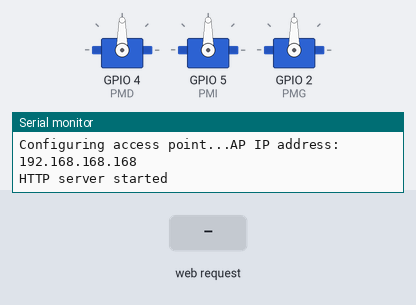
A sketch run on a simulated ESP8266 (NodeMCU). Parts: 3 × servo, the last lines printed to the serial monitor. The test bench sets the inputs (shaded band).

Above: at 1.2 s.
1.3 s: HTTP request GET /ledon received
At 2.4 s:
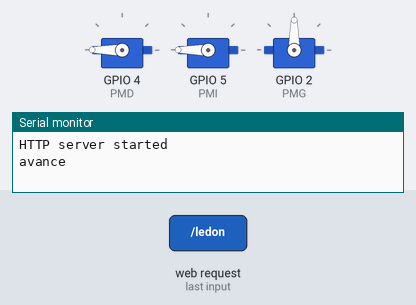
2.8 s: HTTP request GET /retroceder received
At 3.5 s:
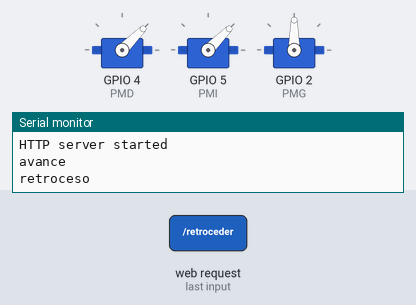
4.3 s: HTTP request GET /izquierda received
At 4.7 s:
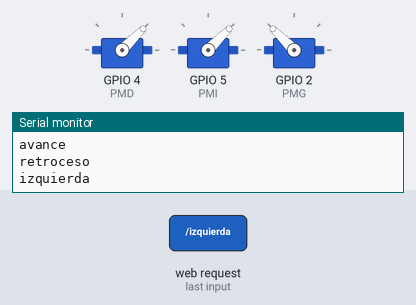
5.8 s: HTTP request GET /ledoff received
At 7.0 s:
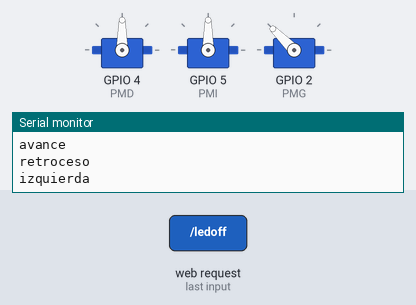
7.3 s: HTTP request GET /derecha received
At 8.2 s:
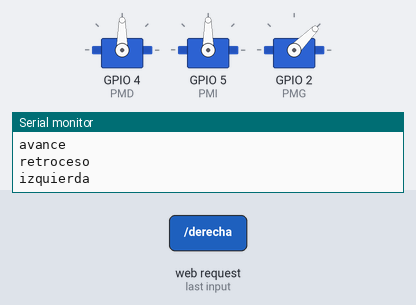
8.8 s: HTTP request GET /centro received
At 9.3 s:
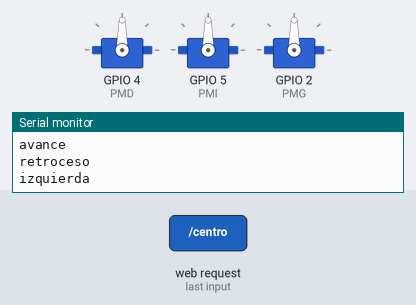
Timing chart, 0 to 11.3 s (numbered marks = the images above; inputs shaded):
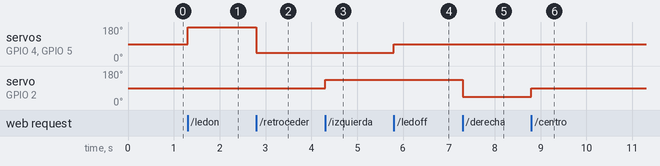

Measured:
- after the input at 1.3 s, servo on GPIO 4 (PMD), servo on GPIO 5 (PMI): 90° → 180° at once
- after the input at 2.8 s, servo on GPIO 4 (PMD), servo on GPIO 5 (PMI): 180° → 45° at once
- after the input at 4.3 s, servo on GPIO 2 (PMG): 90° → 135° at once
- after the input at 5.8 s, servo on GPIO 4 (PMD), servo on GPIO 5 (PMI): 45° → 90° at once
- after the input at 7.3 s, servo on GPIO 2 (PMG): 135° → 45° at once
- after the input at 8.8 s, servo on GPIO 2 (PMG): 45° → 90° at once

The sketch:

portal_cautivo_control_AUTO.ino
```cpp
//====================================
//ESP8266 Access Point Control of LED
//====================================
#include <ESP8266WiFi.h>
#include <WiFiClient.h>
#include <ESP8266WebServer.h>
#include "Arduino.h"
#include <Servo.h>
Servo motorD;  // crea el objeto servo
Servo motorI;  // crea el objeto servo
Servo motorG;  // crea el objeto servo
#define PMD 4 // vincula el servo al pin D2 Esp8266
#define PMI 5 // vincula el servo al pin D1 Esp8266
#define PMG 2 // vincula el servo al pin D4 Esp8266

//user interface HTML code----------------
String html = R"***(
<!DOCTYPE html><html><head><title>:: CONTROL AUTO :: </title>
<html>
 <head>

  <title>CONTROL AUTO</title>
  <style>

    .centrado{text-align:center;border:1px dotted #000; padding:8px;}

    center{margin:16px 0;}
  </style>
</head>
  <body bgcolor=black>
   <br> </br>
     <br> </br>
  <center>
    <h1>SWITCH AUTO</h1> <style> h1 {color: white;}</style>
     <br> </br>
     <br> </br>
      <br> </br>
     <br> </br>
    </center>
     <p><a href=/ledon>AVANZAR</a></p> <style>  a {color: white;}</style>
     </center>
     <br> </br>
     <br> </br>
     <center>
    <p><a href=/ledoff>DETENER</a> &nbsp;&nbsp;&nbsp;&nbsp;&nbsp;&nbsp;&nbsp;&nbsp;&nbsp;&nbsp;&nbsp;&nbsp;<a href=/derecha> DERECHA</a> &nbsp;&nbsp;&nbsp;&nbsp;&nbsp;&nbsp;&nbsp;&nbsp;  <a href=/centro>CENTRO</a> &nbsp;&nbsp;&nbsp;&nbsp;&nbsp;&nbsp;&nbsp;&nbsp;   <a href=/izquierda>IZQUIERDA</a>    </p>
    <br> </br>
     <br> </br>
     <br> </br>
   </center>
    <p><a href=/retroceder>ATRAS</a></p>
    <br> </br>
     <br> </br>
  </body>
</html>
)***";
//--------------------------------------

const char* ssid = "Control Auto";
IPAddress IPaddr (192, 168, 168, 168);
IPAddress IPmask(255, 255, 255, 0);
ESP8266WebServer server(80);
//--------------------------------------
void handleRoot()
{
  server.send(200, "text/html", html);
}
void ledon()
{
  //digitalWrite(led, 1);
  forward();
  server.send(200, "text/html", html);
}
void retroceder()
{
  //digitalWrite(led, 0);
 backward();
  server.send(200, "text/html", html);
}
void ledoff()
{
  //digitalWrite(led, 0);
  Stop();
  server.send(200, "text/html", html);
}

void derecha()
{
  //digitalWrite(led, 0);
 right();
  server.send(200, "text/html", html);
}
void izquierda()
{
  //digitalWrite(led, 0);
  left();
  server.send(200, "text/html", html);
}
void centro()
{
  //digitalWrite(led, 0);
  center();
  server.send(200, "text/html", html);
}
//===============================================
void setup()
{
//  pinMode(led, OUTPUT); delay(1000);
	Serial.begin(115200);
	Serial.println();
	Serial.print("Configuring access point...");
  WiFi.softAP(ssid);
  WiFi.softAPConfig(IPaddr, IPaddr, IPmask);
	IPAddress myIP = WiFi.softAPIP();
	Serial.print("AP IP address: ");
	Serial.println(myIP);
	server.on("/", handleRoot);
  server.on("/ledon", ledon);
  server.on("/ledoff", ledoff);
   server.on("/retroceder", retroceder);
   server.on("/derecha", derecha);
   server.on("/izquierda", izquierda);
   server.on("/centro", centro);
	server.begin();
	Serial.println("HTTP server started");
  motorD.attach(PMD);
  motorI.attach(PMI);
  motorG.attach(PMG);
}
//===============================================
void loop()
{
	server.handleClient();
}

void forward()
{
  motorD.write(180);  //sentido horario
  motorI.write(180);  //sentido horario
  Serial.println("avance");
}

void backward()
{
  motorD.write(45);  //sentido antihorario
  motorI.write(45);  //sentido antihorario
  Serial.println("retroceso");
}
void left()
{
  motorG.write(135);  //sentido antihorario

  Serial.println("izquierda");
}
void right()
{
  motorG.write(45);  //sentido antihorario

}
void center()
{
  motorG.write(90);  //sentido antihorario

}

void Stop()
{
  motorD.write(90);  //sentido antihorario
  motorI.write(90);  //sentido antihorario


}
```
